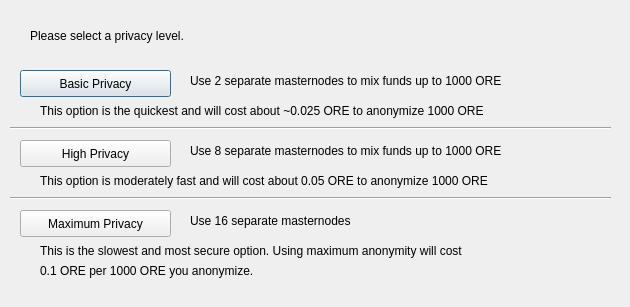
<?xml version="1.0" encoding="UTF-8"?>
<ui version="4.0">
 <class>DarksendConfig</class>
 <widget class="QDialog" name="DarksendConfig">
  <property name="geometry">
   <rect>
    <x>0</x>
    <y>0</y>
    <width>630</width>
    <height>307</height>
   </rect>
  </property>
  <property name="windowTitle">
   <string>Configure Cloaking</string>
  </property>
  <widget class="QPushButton" name="buttonBasic">
   <property name="geometry">
    <rect>
     <x>20</x>
     <y>70</y>
     <width>151</width>
     <height>27</height>
    </rect>
   </property>
   <property name="text">
    <string>Basic Privacy</string>
   </property>
  </widget>
  <widget class="QPushButton" name="buttonHigh">
   <property name="geometry">
    <rect>
     <x>20</x>
     <y>140</y>
     <width>151</width>
     <height>27</height>
    </rect>
   </property>
   <property name="text">
    <string>High Privacy</string>
   </property>
  </widget>
  <widget class="QPushButton" name="buttonMax">
   <property name="geometry">
    <rect>
     <x>20</x>
     <y>210</y>
     <width>151</width>
     <height>27</height>
    </rect>
   </property>
   <property name="text">
    <string>Maximum Privacy</string>
   </property>
  </widget>
  <widget class="QLabel" name="label">
   <property name="geometry">
    <rect>
     <x>30</x>
     <y>20</y>
     <width>571</width>
     <height>31</height>
    </rect>
   </property>
   <property name="text">
    <string>Please select a privacy level.</string>
   </property>
  </widget>
  <widget class="QLabel" name="label_2">
   <property name="geometry">
    <rect>
     <x>190</x>
     <y>70</y>
     <width>421</width>
     <height>21</height>
    </rect>
   </property>
   <property name="text">
    <string>Use 2 separate masternodes to mix funds up to 1000 ORE</string>
   </property>
  </widget>
  <widget class="QLabel" name="label_3">
   <property name="geometry">
    <rect>
     <x>190</x>
     <y>140</y>
     <width>411</width>
     <height>21</height>
    </rect>
   </property>
   <property name="text">
    <string>Use 8 separate masternodes to mix funds up to 1000 ORE</string>
   </property>
  </widget>
  <widget class="QLabel" name="label_4">
   <property name="geometry">
    <rect>
     <x>190</x>
     <y>210</y>
     <width>421</width>
     <height>21</height>
    </rect>
   </property>
   <property name="text">
    <string>Use 16 separate masternodes</string>
   </property>
  </widget>
  <widget class="QLabel" name="label_6">
   <property name="geometry">
    <rect>
     <x>40</x>
     <y>100</y>
     <width>561</width>
     <height>21</height>
    </rect>
   </property>
   <property name="text">
    <string>This option is the quickest and will cost about ~0.025 ORE to anonymize 1000 ORE</string>
   </property>
  </widget>
  <widget class="QLabel" name="label_7">
   <property name="geometry">
    <rect>
     <x>40</x>
     <y>170</y>
     <width>561</width>
     <height>21</height>
    </rect>
   </property>
   <property name="text">
    <string>This option is moderately fast and will cost about 0.05 ORE to anonymize 1000 ORE</string>
   </property>
  </widget>
  <widget class="QLabel" name="label_8">
   <property name="geometry">
    <rect>
     <x>40</x>
     <y>240</y>
     <width>561</width>
     <height>21</height>
    </rect>
   </property>
   <property name="text">
    <string>This is the slowest and most secure option. Using maximum anonymity will cost</string>
   </property>
  </widget>
  <widget class="QLabel" name="label_9">
   <property name="geometry">
    <rect>
     <x>40</x>
     <y>260</y>
     <width>561</width>
     <height>21</height>
    </rect>
   </property>
   <property name="text">
    <string>0.1 ORE per 1000 ORE you anonymize.</string>
   </property>
  </widget>
  <widget class="Line" name="line">
   <property name="geometry">
    <rect>
     <x>10</x>
     <y>120</y>
     <width>601</width>
     <height>16</height>
    </rect>
   </property>
   <property name="orientation">
    <enum>Qt::Horizontal</enum>
   </property>
  </widget>
  <widget class="Line" name="line_2">
   <property name="geometry">
    <rect>
     <x>10</x>
     <y>190</y>
     <width>601</width>
     <height>16</height>
    </rect>
   </property>
   <property name="orientation">
    <enum>Qt::Horizontal</enum>
   </property>
  </widget>
 </widget>
 <resources/>
 <connections/>
</ui>
